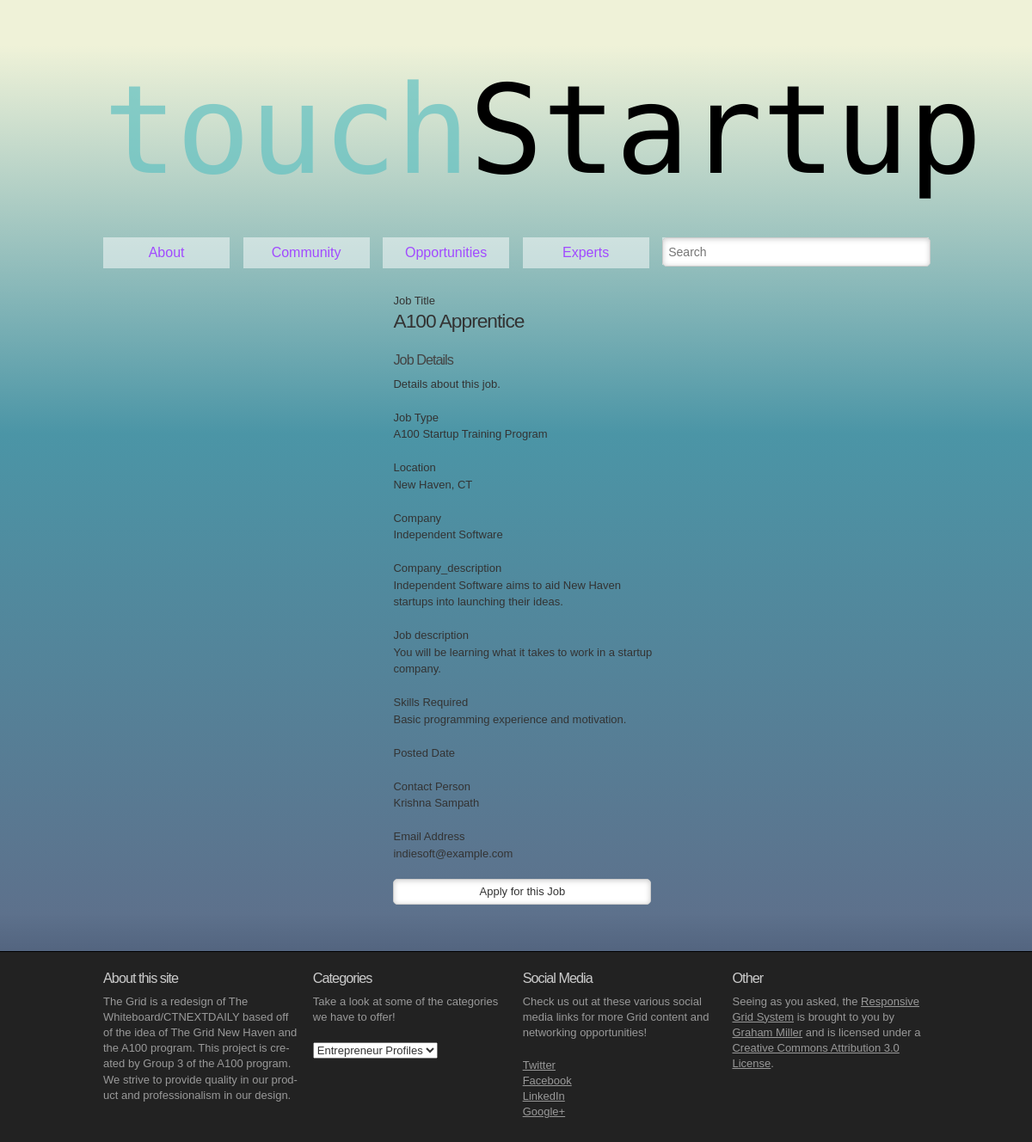
The page /viewjob.php?id=13 on the database its author committed.
### tables this page shows
CREATE TABLE IF NOT EXISTS `jobs` (
  `id` smallint(5) unsigned NOT NULL AUTO_INCREMENT,
  `title` varchar(30) NOT NULL,
  `type` varchar(30) NOT NULL,
  `location` varchar(30) NOT NULL,
  `company` varchar(30) NOT NULL,
  `company_description` mediumtext NOT NULL,
  `job_description` mediumtext NOT NULL,
  `skills` tinytext NOT NULL,
  `date` timestamp NOT NULL DEFAULT CURRENT_TIMESTAMP ON UPDATE CURRENT_TIMESTAMP,
  `companyID` char(32) NOT NULL,
  `contact_name` varchar(30) NOT NULL,
  `contact_email` varchar(30) NOT NULL,
  `imageLink` varchar(100) NOT NULL DEFAULT 'images/default_user.png',
  PRIMARY KEY (`id`)
);

### viewjob.php (the view, shortened to what this page needs)
<?php
require_once("header.php");
?>
    <div class="section group">
      <div class="col span_1_of_3" style="padding: 1em;">
    <?php
    $jobid=$_GET["id"];
    $sql = "SELECT * FROM jobs where id=".$jobid."";
    try {
      $rows = $conn->query($sql);
      foreach($rows as $row) {
        echo " <dl>
      <dt>Job Title</dt><dd><h3>".$row['title']."</h3></dd>
      <h4>Job Details</h4>
	    <p>Details about this job.<p>
      <dt>Job Type</dt><dd>".$row['type']."</dd>
      <dt>Location</dt><dd>".$row['location']."</dd>
      <dt>Company</dt><dd>".$row['company']."</dd>
      <dt>Company_description</dt><dd>".$row['company_description']."</dd>
      <dt>Job description</dt><dd>".$row['job_description']."</dd>
      <dt>Skills Required</dt><dd>".$row['skills']."</dd>
      <dt>Posted Date</dt><dd>".$row['postingDate']."</dd>
      <dt>Contact Person</dt><dd>".$row['contact_name']."</dd>
      <dt>Email Address</dt><dd>".$row['contact_email']."</dd>
    </dl>
    "
	;
	  }
    } catch (PDOException $e) {
      echo "Query failed: " . $e->getMessage();
    }
	  ?>
      <form method="post" action="apply.html" >
  <input type="submit" name="submit" value="Apply for this Job">
  </form>
 </div>
 </div>
<?php require_once("footer.php"); ?>

### css/responsivegridsystem.css (style rules this page uses)
body { margin : 0 auto; padding : 0; font : 100%/1.4 'lucida sans unicode', 'lucida grande', 'Trebuchet MS', verdana, arial, helvetica, helve, sans-serif; color : #000; text-align: center; background: #fff; }
button, input, select, textarea { font-family : MuseoSlab100, lucida sans unicode, 'lucida grande', 'Trebuchet MS', verdana, arial, helvetica, helve, sans-serif; color : #333; }
h1, h2, h3, h4, h5, h6 { font-family: MuseoSlab300, 'lucida sans unicode', 'lucida grande', 'Trebuchet MS', verdana, arial, helvetica, helve, sans-serif; font-weight : normal; margin-top: 0px; letter-spacing: -1px; }
h3 { color: #333; margin-bottom : 0.3em; letter-spacing: -1px; font-size : 1.75em; line-height : 1.3; }
h4 { color: #444; margin-bottom : 0.5em; font-size : 1.25em; line-height : 1.25; }
p, ol, ul, dl, address { margin-bottom : 1.5em; font-size : 1em; }
p { hyphens : auto; }
dl, dd { margin-bottom : 1.5em; }
dt { font-weight : normal; }
form { margin : 0; }
button, search, input, select, textarea { font-size : 100%; margin : 0; vertical-align : baseline; *vertical-align : middle; }
button, input { line-height : normal; *overflow : visible; }
button, input[type="button"], input[type="reset"], input[type="submit"] { padding: 0.5em 1em; margin: 0 0 1em; 0; cursor : pointer; text-shadow:0 1px 0 #fff; }
input { display:block; width:97%; margin:0 0 20px 0; border:1px solid #ccc; font-size:1em; padding:5px; -moz-border-radius:5px; -webkit-border-radius:5px; border-radius:5px; background:#fff; -moz-box-shadow:inset 0px 0px 6px #ccc; -webkit-box-shadow:inset 0px 1px 6px #ccc; box-shadow:inset 0px 1px 6px #ccc; }
.section { clear: both; padding: 0px; margin: 0px; }
.group:before, .group:after { content:""; display:table; }
.group:after { clear:both; }
.group { zoom:1; }
html { -webkit-overflow-scrolling : touch; -webkit-tap-highlight-color : rgb(52,158,219); -webkit-text-size-adjust : 100%; -ms-text-size-adjust : 100%; }
button, input[type="button"], input[type="reset"], input[type="submit"] { -webkit-appearance : button; }
p { -webkit-hyphens : auto; -webkit-hyphenate-character : "\2010"; -webkit-hyphenate-limit-after : 1; -webkit-hyphenate-limit-before : 3; -moz-hyphens : auto; }

### css/col.css (style rules this page uses)
.col { display: block; float:left; margin: 0 0 1.6% 1.6%; }

### css/3cols.css (style rules this page uses)
.span_1_of_3 { width: 32.2%; }

### rows shown on the page
jobs: title "A100 Apprentice", type "A100 Startup Training Program", location "New Haven, CT", company "Independent Software", company_description "Independent Software aims to aid New Haven startups into launching their ideas.", job_description "You will be learning what it takes to work in a startup company.", skills "Basic programming experience and motivation.", contact_name "Krishna Sampath", contact_email "indiesoft@example.com"
